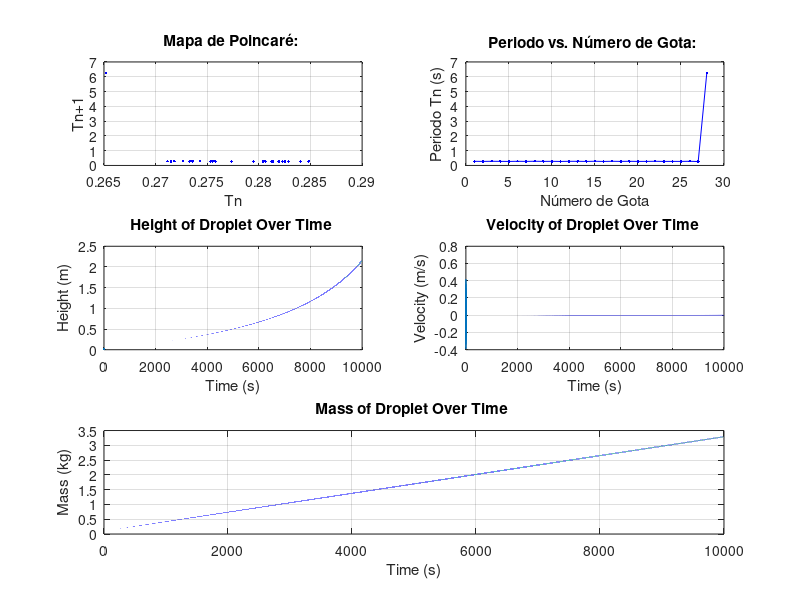

MATLAB code for this plot: (Note: this script raises an error after producing the figure.)
function chaotic_dripping_faucet()
    % Parámetros físicos
    g = 9.81;            % aceleración gravitatoria (m/s^2)
    gamma = 0.1;         % coeficiente de amortiguación (Ns/m)
    a = 0.005;           % diámetro de la boquilla (m)
    
    % Función por partes para la constante de resorte k(m)
    k_func = @(m) (-11.4 * m + 52.5) .* (m < 4.61);  % k = -11.4m + 52.5 para m < 4.61, k = 0 en otro caso
    
    % Parámetros de tiempo
    tspan = [0 10000];      % intervalo de tiempo para la simulación (segundos)

    % Condiciones iniciales
    m0 = 0.1;            % masa inicial de la gota (kg)
    v0_droplet = 0;      % velocidad inicial de la gota (m/s)
    z0 = 0;              % altura inicial de la gota (m)

    % Tasas de flujo para las diferentes simulaciones
    flow_rates = [0.319, 0.35, 0.374, 0.456, 0.579]; % en mL/s
    
    %% FIGURA 4: Periodo-1 con tasa de flujo 0.319 mL/s
    v0 = flow_rates(1) / (pi * a^2 * 1000);  % convertir mL/s a m/s
    flow_rate = pi * a^2 * v0;  % tasa de flujo en kg/s

    % Simular para la tasa de flujo 0.319 mL/s (Periodo-1)
    simulate_and_plot(tspan, m0, v0_droplet, z0, g, gamma, flow_rate, k_func, v0, 'Figura 4: Periodo-1');

    %% FIGURA 5: Periodo-2 con tasa de flujo 0.35 mL/s
    v0 = flow_rates(2) / (pi * a^2 * 1000);  % convertir mL/s a m/s
    flow_rate = pi * a^2 * v0;  % tasa de flujo en kg/s

    % Simular para la tasa de flujo 0.35 mL/s (Periodo-2)
    simulate_and_plot(tspan, m0, v0_droplet, z0, g, gamma, flow_rate, k_func, v0, 'Figura 5: Periodo-2');

    %% FIGURA 6: Atractores caóticos con diferentes tasas de flujo
    figure('Name', 'Figura 6: Atractores Caóticos');
    
    % (a) Atractor extraño en tasa de flujo de 0.374 mL/s
    v0 = flow_rates(3) / (pi * a^2 * 1000);  % convertir mL/s a m/s
    flow_rate = pi * a^2 * v0;  % tasa de flujo en kg/s
    subplot(3,1,1);
    simulate_attractor(tspan, m0, v0_droplet, z0, g, gamma, flow_rate, k_func, v0, 'Atractor extraño a 0.374 mL/s');

    % (b) Atractor extraño en tasa de flujo de 0.456 mL/s
    v0 = flow_rates(4) / (pi * a^2 * 1000);  % convertir mL/s a m/s
    flow_rate = pi * a^2 * v0;  % tasa de flujo en kg/s
    subplot(3,1,2);
    simulate_attractor(tspan, m0, v0_droplet, z0, g, gamma, flow_rate, k_func, v0, 'Atractor extraño a 0.456 mL/s');

    % (c) Atractor extraño en tasa de flujo de 0.579 mL/s
    v0 = flow_rates(5) / (pi * a^2 * 1000);  % convertir mL/s a m/s
    flow_rate = pi * a^2 * v0;  % tasa de flujo en kg/s
    subplot(3,1,3);
    simulate_attractor(tspan, m0, v0_droplet, z0, g, gamma, flow_rate, k_func, v0, 'Atractor extraño a 0.579 mL/s');

    %% FIGURA 7: Periodo-3 con tasa de flujo 0.374 mL/s
    v0 = flow_rates(3) / (pi * a^2 * 1000);  % convertir mL/s a m/s
    flow_rate = pi * a^2 * v0;  % tasa de flujo en kg/s

    % Simular para la tasa de flujo 0.374 mL/s (Periodo-3)
    simulate_and_plot(tspan, m0, v0_droplet, z0, g, gamma, flow_rate, k_func, v0, 'Figura 7: Periodo-3');

end

function simulate_and_plot(tspan, m0, v0_droplet, z0, g, gamma, flow_rate, k_func, v0, fig_title)

    % Simulación del sistema para una tasa de flujo específica

    % Function to compute equations of motion for the droplet
    equations_of_motion = @(t, state) [
        state(2);                                                    % dz/dt = velocity
        (g - k_func(state(3)) * state(1)/state(3) - gamma * state(2)/state(3)) - flow_rate * (state(2) - v0) / state(3); % d^2z/dt^2 = acceleration with mass change
        flow_rate                                                   % dm/dt = flow_rate
    ];
    % Vector de estado inicial: [altura, velocidad, masa]
    initial_state = [z0, v0_droplet, m0];
    % Resolver el sistema de ecuaciones diferenciales con ODE45
    [t, states] = ode45(equations_of_motion, tspan, initial_state);
    % Extraer los datos de altura (z)
    z = states(:,1);
    v_droplet = states(:,2);   % droplet velocity over time
    m = states(:,3);   % droplet mass over time

    % Detectar los tiempos de caída (cuando la altura z cruza 0.02 desde positivo hacia negativo)

    drop_times = [];
    for i = 2:length(z)
        if z(i-1) > 0.02 && z(i) <= 0.02  % Umbral de ruptura de la gota
            drop_times = [drop_times, t(i)];
        end
    end

    % Calcular los periodos Tn como la diferencia entre tiempos de caída consecutivos

    Tn = diff(drop_times);
    % Si no hay suficientes tiempos de goteo, no se puede construir el mapa de Poincaré
    if isempty(Tn) || length(Tn) < 2
        error('No se han detectado suficientes tiempos de caída de gotas. Ajuste los parámetros.');
    end

    % Calcular los datos para el mapa de Poincaré (Tn+1 vs Tn)

    Tn_next = Tn(2:end);   % Tn+1
    Tn_current = Tn(1:end-1);  % Tn

    % Crear figura
    figure('Name', fig_title);
    
    % (a) Mapa de Poincaré
    subplot(3,2,1);
    plot(Tn_current, Tn_next, 'b.');
    xlabel('Tn');
    ylabel('Tn+1');
    title('Mapa de Poincaré: ');
    grid on;

    % (b) Serie temporal de los periodos
    subplot(3,2,2);
    plot(1:length(Tn), Tn, 'b.-');
    xlabel('Número de Gota');
    ylabel('Periodo Tn (s)');
    title('Periodo vs. Número de Gota: ');
    grid on;

    % (c) Altura de la gota a lo largo del tiempo
    subplot(3,2,3);
    plot(t, z);
    xlabel('Time (s)');
    ylabel('Height (m)');
    title('Height of Droplet Over Time ');
    grid on;
    
    % (d) Velocidad de la gota a lo largo del tiempo
    subplot(3,2,4);
    plot(t, v_droplet);
    xlabel('Time (s)');
    ylabel('Velocity (m/s)');
    title('Velocity of Droplet Over Time ');
    grid on;
    
    % (e) Masa de la gota a lo largo del tiempo
    ax_mass = subplot(3,1,3); % Cambiado a la última fila
    plot(t, m);
    xlabel('Time (s)');
    ylabel('Mass (kg)');
    title('Mass of Droplet Over Time ');
    grid on;

    % Crear un nuevo eje para superponer el mapa de Poincaré
    ax_poincare = axes('Position', ax_mass.Position); % Usar la misma posición que el gráfico de masa
    hold(ax_poincare, 'on'); % Mantener el gráfico
    set(ax_poincare, 'Color', 'none'); % Hacer el fondo transparente

    % Graficar el mapa de Poincaré en el nuevo eje
    plot(ax_poincare, Tn_current, Tn_next, 'r.'); % Graficar el mapa de Poincaré
    ylabel('Tn+1 (s)');
    xlabel('Tn (s)');
    title('Poincaré Map on Mass Graph');
    hold(ax_poincare, 'off'); % Liberar el gráfico

    % Ajustar el espacio vertical entre subgráficas
    set(gcf, 'Position', [100, 100, 800, 800]); % Aumentar el tamaño de la figura
    sgtitle(fig_title); % Título general para la figura

    % Ajustar etiquetas para evitar cruces
    ax_mass.XLabel.Position(2) = ax_mass.XLabel.Position(2) - 0.5; % Mover etiqueta x hacia abajo
    ax_mass.YLabel.Position(1) = ax_mass.YLabel.Position(1) + 0.5; % Mover etiqueta y hacia arriba
    ax_poincare.XLabel.Position(2) = ax_poincare.XLabel.Position(2) - 0.5; % Mover etiqueta x hacia abajo
    ax_poincare.YLabel.Position(1) = ax_poincare.YLabel.Position(1) + 0.5; % Mover etiqueta y hacia arriba
end

function simulate_attractor(tspan, m0, v0_droplet, z0, g, gamma, flow_rate, k_func, v0, attractor_title)
    % Simulación y visualización del atractor caótico
    % Function to compute equations of motion for the droplet
    equations_of_motion = @(t, state) [
        state(2);                                                    % dz/dt = velocity
        (g - k_func(state(3)) * state(1)/state(3) - gamma * state(2)/state(3)) - flow_rate * (state(2) - v0) / state(3); % d^2z/dt^2 = acceleration with mass change
        flow_rate                                                   % dm/dt = flow_rate
    ];
    % Vector de estado inicial: [altura, velocidad, masa]
    initial_state = [z0, v0_droplet, m0];

    % Resolver el sistema de ecuaciones diferenciales con ODE45
    [t, states] = ode45(equations_of_motion, tspan, initial_state);

    % Extraer los datos de altura (z)
    z = states(:,1);

    % Detectar los tiempos de caída (cuando la altura z cruza 0.02 desde positivo hacia negativo)

    drop_times = [];

    for i = 2:length(z)
        if z(i-1) > 0.02 && z(i) <= 0.02  % Umbral de ruptura de la gota
            drop_times = [drop_times, t(i)];
        end
    end
    % Calcular los periodos Tn como la diferencia entre tiempos de caída consecutivos
    Tn = diff(drop_times);

    % Si no hay suficientes tiempos de goteo, no se puede construir el mapa de Poincaré
    if isempty(Tn) || length(Tn) < 2
        return;
    end

    % Calcular los datos para el mapa de Poincaré (Tn+1 vs Tn)
    Tn_next = Tn(2:end);   % Tn+1
    Tn_current = Tn(1:end-1);  % Tn

    % Graficar el atractor
    plot(Tn_current, Tn_next, 'b.');
    xlabel('Tn');
    ylabel('Tn+1');
    title(attractor_title);
end
